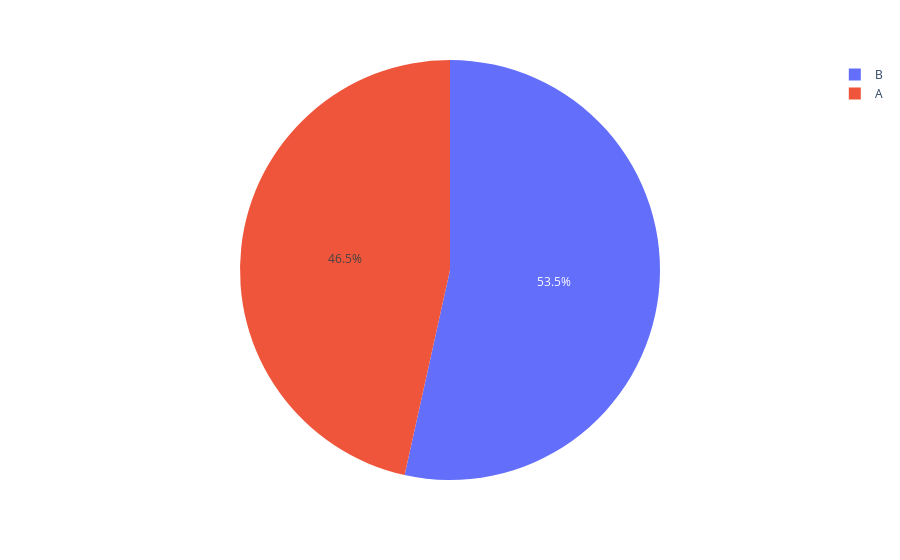

Notebook code cell kept with this figure:
### Code cell
df = orders['group'].value_counts().reset_index()
fig = px.pie(df, values='group', names='index')
fig.show()

### Figure 1 — Plotly figure (JSON) as saved in the notebook; plotly's stock layout.template omitted (floating-point values rounded to 4 significant figures)
{"data": [{"domain": {"x": [0, 1], "y": [0, 1]}, "hovertemplate": "index=%{label}<br>group=%{value}<extra></extra>", "labels": ["B", "A"], "legendgroup": "", "name": "", "showlegend": true, "type": "pie", "values": [640, 557]}], "layout": {"legend": {"tracegroupgap": 0}, "margin": {"t": 60}}}
